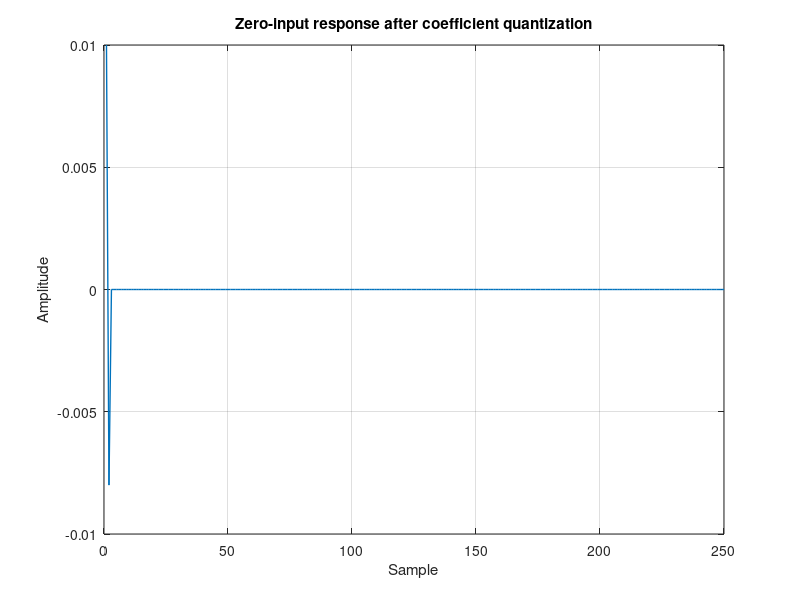

Here is the MATLAB script that generated this plot:
%% Quantized IIR zero-input limit-cycle check
clc; clear; close all;
Fs=360;
[b,a]=butter(2,45/(Fs/2));
BQ=int16(max(-32768,min(32767,round(b*32768))))/32768;
AQ=int16(max(-32768,min(32767,round(a*32768))))/32768;
y=zeros(250,1); y(1)=0.01; y(2)=-0.008;
for n=3:250
    y(n)=round((-AQ(2)*y(n-1)-AQ(3)*y(n-2))*32768)/32768;
end
plot(y,'LineWidth',1); grid on; xlabel('Sample'); ylabel('Amplitude');
title('Zero-input response after coefficient quantization');
tailPeak=max(abs(y(end-49:end)));
fprintf('Tail peak = %.6g\n',tailPeak);
